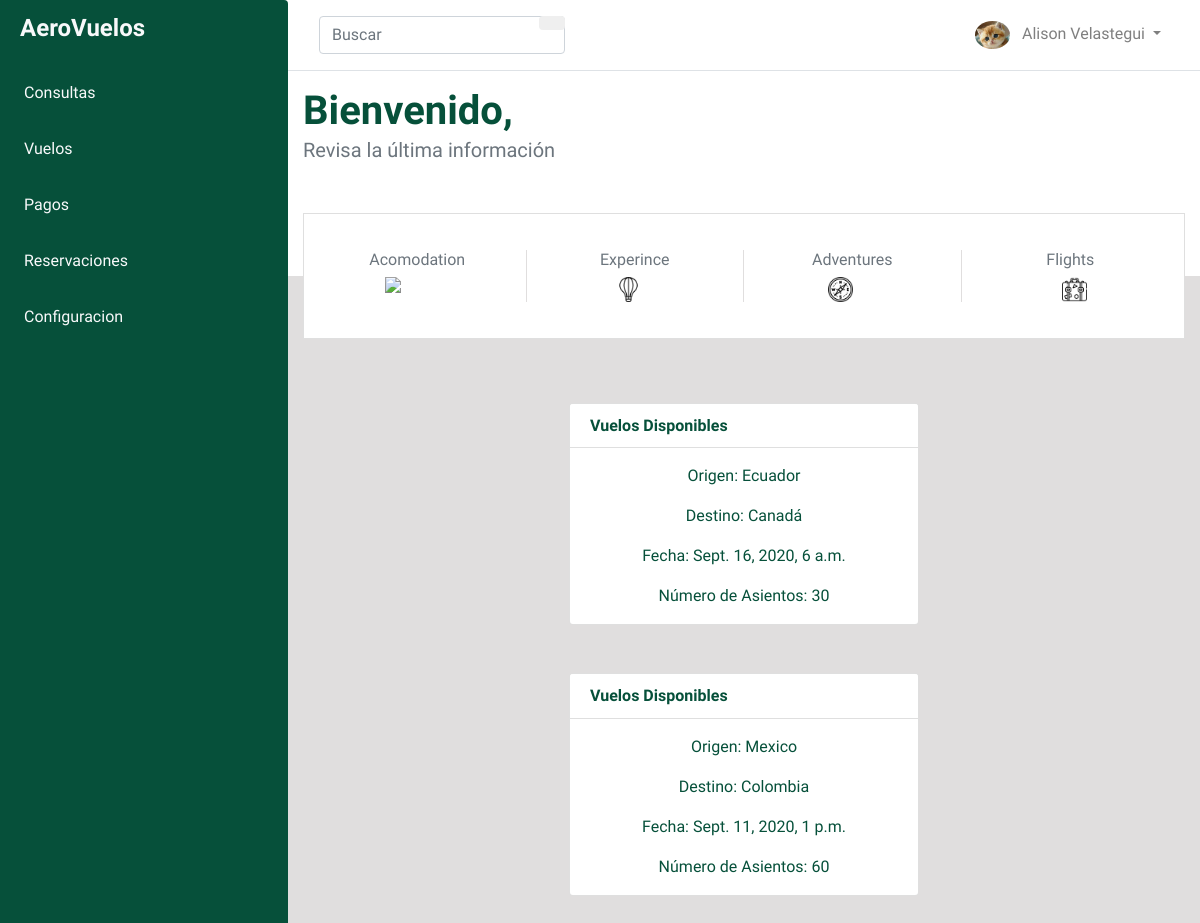
Before: /vuelos/ with the older database file.
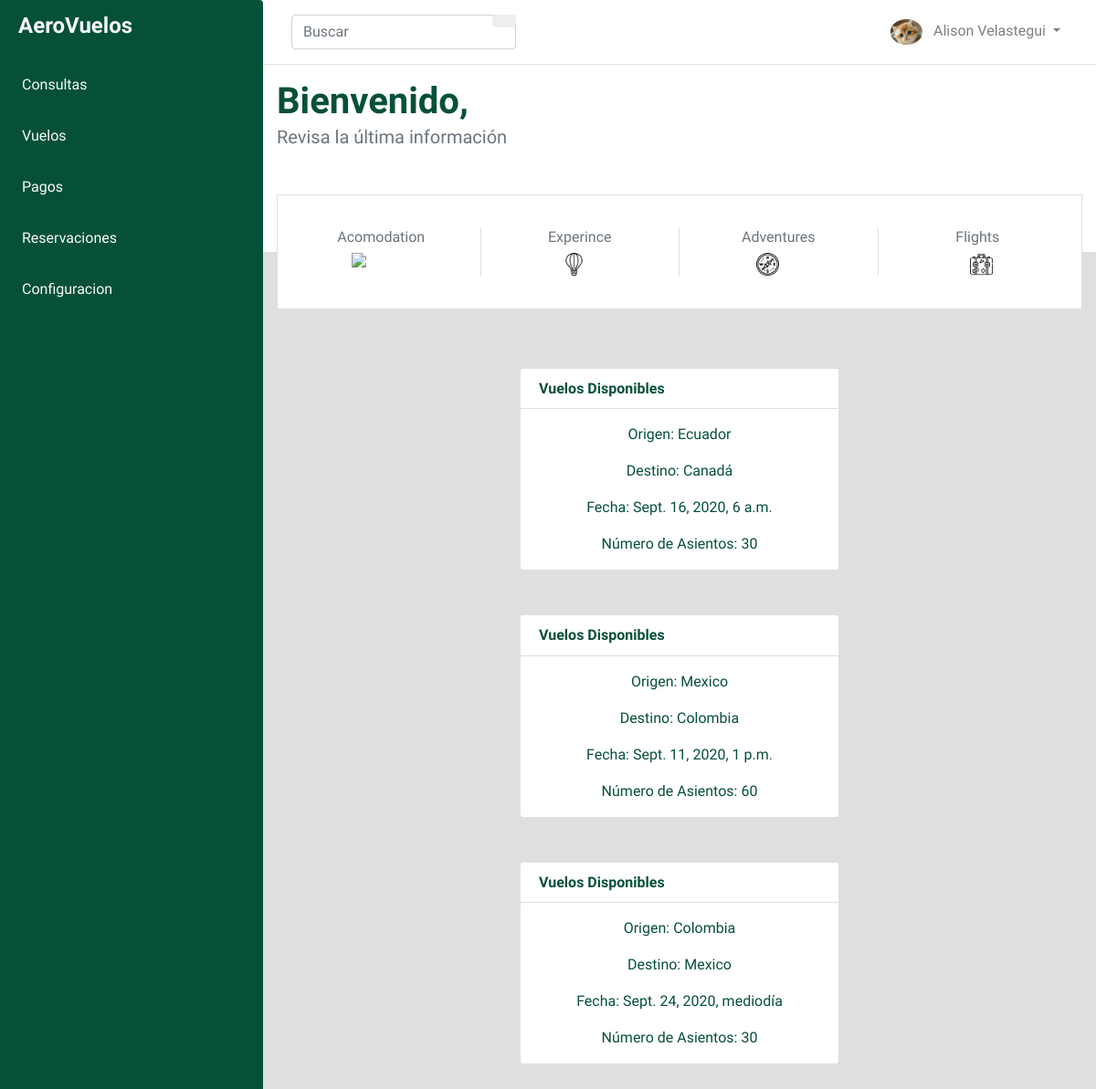
After: the same page with the newer database file.
### VuelosApp/models.py (models this page shows, shortened)
class Vuelos(models.Model):
    origen=models.CharField(max_length=30)
    destino=models.CharField(max_length=30)
    fechaViaje=models.DateTimeField()
    numAsientos=models.IntegerField()
    created=models.DateTimeField(auto_now_add=True)
    updated=models.DateTimeField(auto_now_add=True)
    class Meta:
        verbose_name='vuelo'
        verbose_name_plural='vuelos'

### VuelosApp/views.py (the view)
# urls.py: path('vuelos/', include('VuelosApp.urls')),
def vuelos(request):
    vuelos=Vuelos.objects.all()
    return render(request, 'VuelosApp/vuelos.html',{"vuelos":vuelos})

### VuelosApp/templates/VuelosApp/vuelos.html
{% extends "ReservacionesApp/base.html" %}
{% load static %}
{% block content %}
{% for vuelo in vuelos %}
<section >
    <div class="container " >
        <div class="row justify-content-center pt-5">
            <div class=" col col-md-5" >
                    <div class="card rounded">
                        <div class="card-header bg-light">
                            <h6 class="font-weight-bold mb-0">Vuelos Disponibles</h6>
                        </div>
                        <div style="text-align:center">
                            <p>
                            <p><strong>Origen: </strong>{{vuelo.origen}}</p>
                            <p><strong>Destino: </strong> {{vuelo.destino}}</p>
                            <p><strong>Fecha: </strong> {{vuelo.fechaViaje}}</p>
                            <p><strong>Número de Asientos: </strong>{{vuelo.numAsientos}}</p>
                            </p>
                        </div>
                    </div>
            </div>
        </div>
    </div>
</section>
{% endfor %}
{% endblock %}

### ReservacionesApp/templates/ReservacionesApp/base.html (shortened to what this page needs)
<html>
<head>
    {% load static %}
    <link href="{%static 'ReservacionesApp/vendor/bootstrap/css/bootstrap.min.css' %}" rel="stylesheet">
    <link href="https://unpkg.com/ionicons@4.5.10-0/dist/css/ionicons.min.css" rel="stylesheet">
    <link href="{%static 'ReservacionesApp/css/style.css' %}" rel="stylesheet">
</head>
<body>
    <div class="d-flex" id="content-wrapper">
        <div id="sidebar-container" class="bg-primary rounded-right">
            <div class="logo">
                <h4 class="text-light font-weight-bold"> AeroVuelos</h4>
            </div>
            <div class="menu">
                <a href="{% url 'Home' %}" class="d-block text-light p-3 border-0">Consultas</a>
                <a href="{% url 'Vuelos' %}" class="d-block text-light p-3 border-0">Vuelos</a>
                <a href="{% url 'Pagos' %}" class="d-block text-light p-3 border-0">Pagos</a>
                <a href="{% url 'Reservaciones' %}" class="d-block text-light p-3 border-0">Reservaciones</a>
                <a href="{% url 'Registro' %}" class="d-block text-light p-3 border-0">Configuracion</a>
            </div>
        </div>
        <div class="w-100">
            <nav class="navbar navbar-expand-lg navbar-light bg-light border-bottom">
                <div class="container">
                  <div class="collapse navbar-collapse" id="navbarSupportedContent">
                    <form class="form-inline position-relative my-2 d-inline-block">
                      <input class="form-control" type="search" placeholder="Buscar" aria-label="Buscar">
                      <button class="btn btn-search position-absolute" type="submit"></button>
                    </form>
                    <ul class="navbar-nav ml-auto mt-2 mt-lg-0">
                      <li class="nav-item dropdown">
                        <a class="nav-link dropdown-toggle" href="#" id="navbarDropdown" role="button" data-toggle="dropdown"
                          aria-haspopup="true" aria-expanded="false">
                          <img src="{%static 'ReservacionesApp/img/user1.png' %}" class="img-fluid rounded-circle avatar mr-2">
                          Alison Velastegui
                        </a>
                      </li>
                    </ul>
                  </div>
                </div>
              </nav>
            <div id="content" class="bg-grey w-100">
                <section class="bg-light py-3">
                    <div class="container">
                        <div class="row">
                            <div class="col-lg-12 col-md-8">
                                <h1 class="font-weight-bold mb-0"><span>Bienvenido,</span>
                                </h1>
                                <p class="lead text-muted">Revisa la última información</p>
                            </div>
                        </div>
                    </div>
                </section>
                <section class="bg-mix py-3">
                    <div class="container">
                        <div class="card rounded-0">
                            <div class="card-body">
                                <div class="row">
                                    <div class="col-lg-3 col-md-6 d-flex stat my-3">
                                        <div class="mx-auto">
                                            <h6 class="text-muted">Acomodation</h6>
                                            <img src="{%static 'ReservacionesApp/img/casa.png' %}"
                                                class="img-fluid option ml-3">
                                        </div>
                                    </div>
                                    <div class="col-lg-3 col-md-6 d-flex stat my-3">
                                        <div class="mx-auto">
                                            <h6 class="text-muted">Experince</h6>
                                            <img src="{%static 'ReservacionesApp/img/globo-aerostatico.png' %}"
                                                class="img-fluid option ml-3">
                                        </div>
                                    </div>
                                    <div class="col-lg-3 col-md-6 d-flex stat my-3">
                                        <div class="mx-auto">
                                            <h6 class="text-muted">Adventures</h6>
                                            <img src="{%static 'ReservacionesApp/img/brujula.png' %}"
                                                class="img-fluid option ml-3">
                                        </div>
                                    </div>
                                    <div class="col-lg-3 col-md-6 d-flex my-3">
                                        <div class="mx-auto">
                                            <h6 class="text-muted">Flights</h6>
                                            <img src="{%static 'ReservacionesApp/img/viaje.png' %}"
                                                class="img-fluid option ml-3">
                                        </div>
                                    </div>
                                </div>
                            </div>
                        </div>
                    </div>
                </section>
                {% block content %}
                {% endblock %}
            </div>
        </div>
    </div>
</body>
</html>

### ReservacionesApp/static/ReservacionesApp/css/style.css (style rules this page uses)
:root { --primary: #06503a; --light: #ffffff; --grey: #e0dede; }
body { overflow: hidden; font-family: 'Muli', sans-serif; font-weight: 300; color: var(--primary); }
.bg-primary { background-color: var(--primary) !important; }
.bg-light { background-color: var(--light) !important; }
.bg-grey { background-color: var(--grey) !important; }
.bg-mix { background: linear-gradient(180deg, var(--light) 50%, var(--grey) 0); }
#sidebar-container { min-height: 100vh; }
#sidebar-container .logo { padding: 0.875rem 1.25rem; }
#sidebar-container .menu { width: 18rem; }
#content { overflow-y: auto; height: 100vh; padding-bottom: 5rem; }
.avatar { max-width: 35px; }
.option { max-width: 25px; }
.btn-search { right: 0; }
.stat { border-right: 1px solid var(--grey); }

Changed rows visible on the page:
added Vuelos: origen "Colombia", destino "Mexico", fechaViaje "Sept. 24, 2020, mediodía", numAsientos "30"
